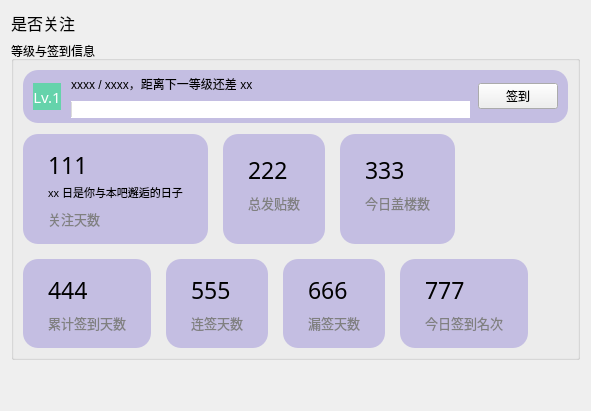
     <widget class="QWidget" name="stackedWidgetPage2">
      <layout class="QGridLayout" name="gridLayout_12" rowstretch="0,0,0">
       <item row="1" column="0">
        <widget class="QGroupBox" name="groupBox">
         <property name="title">
          <string>等级与签到信息</string>
         </property>
         <property name="flat">
          <bool>true</bool>
         </property>
         <layout class="QGridLayout" name="gridLayout_11">
          <item row="1" column="0">
           <widget class="QFrame" name="frame_5">
            <property name="styleSheet">
             <string notr="true">QFrame#frame_9,#frame_8,#frame_10,#frame_11,#frame_12,#frame_13,#frame_14{
	background-color: rgba(91, 68, 200, 70);
	border-radius: 15px;
}
QLabel#label_36,#label_38,#label_39,#label_40,#label_41,#label_42,#label_44{color: grey;}</string>
            </property>
            <layout class="QGridLayout" name="gridLayout_30" columnstretch="0">
             <property name="leftMargin">
              <number>0</number>
             </property>
             <property name="topMargin">
              <number>5</number>
             </property>
             <property name="rightMargin">
              <number>0</number>
             </property>
             <property name="bottomMargin">
              <number>0</number>
             </property>
             <property name="verticalSpacing">
              <number>9</number>
             </property>
             <item row="2" column="0">
              <layout class="QGridLayout" name="gridLayout_31" columnstretch="0,0,0,0,0,0,0,0,0,0,0,0">
               <property name="rightMargin">
                <number>0</number>
               </property>
               <property name="bottomMargin">
                <number>0</number>
               </property>
               <property name="spacing">
                <number>15</number>
               </property>
               <item row="0" column="2" colspan="10">
                <layout class="QHBoxLayout" name="horizontalLayout">
                 <property name="spacing">
                  <number>15</number>
                 </property>
                 <property name="leftMargin">
                  <number>0</number>
                 </property>
                 <item>
                  <widget class="QFrame" name="frame_8">
                   <layout class="QGridLayout" name="gridLayout_34">
                    <property name="leftMargin">
                     <number>25</number>
                    </property>
                    <property name="topMargin">
                     <number>15</number>
                    </property>
                    <property name="rightMargin">
                     <number>25</number>
                    </property>
                    <property name="bottomMargin">
                     <number>15</number>
                    </property>
                    <property name="horizontalSpacing">
                     <number>7</number>
                    </property>
                    <property name="verticalSpacing">
                     <number>3</number>
                    </property>
                    <item row="1" column="0">
                     <widget class="QLabel" name="label_43">
                      <property name="font">
                       <font>
                        <pointsize>8</pointsize>
                       </font>
                      </property>
                      <property name="text">
                       <string>xx 日是你与本吧邂逅的日子</string>
                      </property>
                      <property name="alignment">
                       <set>Qt::AlignLeading|Qt::AlignLeft|Qt::AlignVCenter</set>
                      </property>
                     </widget>
                    </item>
                    <item row="3" column="0">
                     <widget class="QLabel" name="label_40">
                      <property name="font">
                       <font>
                        <pointsize>10</pointsize>
                       </font>
                      </property>
                      <property name="text">
                       <string>关注天数</string>
                      </property>
                      <property name="alignment">
                       <set>Qt::AlignLeading|Qt::AlignLeft|Qt::AlignTop</set>
                      </property>
                     </widget>
                    </item>
                    <item row="0" column="0">
                     <widget class="QLabel" name="label_25">
                      <property name="font">
                       <font>
                        <family>微软雅黑</family>
                        <pointsize>17</pointsize>
                       </font>
                      </property>
                      <property name="text">
                       <string>111</string>
                      </property>
                      <property name="alignment">
                       <set>Qt::AlignLeading|Qt::AlignLeft|Qt::AlignTop</set>
                      </property>
                      <property name="textInteractionFlags">
                       <set>Qt::NoTextInteraction</set>
                      </property>
                     </widget>
                    </item>
                    <item row="2" column="0">
                     <spacer name="verticalSpacer_4">
                      <property name="orientation">
                       <enum>Qt::Vertical</enum>
                      </property>
                      <property name="sizeType">
                       <enum>QSizePolicy::Fixed</enum>
                      </property>
                      <property name="sizeHint" stdset="0">
                       <size>
                        <width>20</width>
                        <height>5</height>
                       </size>
                      </property>
                     </spacer>
                    </item>
                   </layout>
                  </widget>
                 </item>
                 <item>
                  <widget class="QFrame" name="frame_9">
                   <layout class="QGridLayout" name="gridLayout_35">
                    <property name="leftMargin">
                     <number>25</number>
                    </property>
                    <property name="topMargin">
                     <number>15</number>
                    </property>
                    <property name="rightMargin">
                     <number>25</number>
                    </property>
                    <property name="bottomMargin">
                     <number>15</number>
                    </property>
                    <property name="spacing">
                     <number>7</number>
                    </property>
                    <item row="0" column="0">
                     <widget class="QLabel" name="label_26">
                      <property name="font">
                       <font>
                        <family>微软雅黑</family>
                        <pointsize>17</pointsize>
                       </font>
                      </property>
                      <property name="text">
                       <string>222</string>
                      </property>
                      <property name="alignment">
                       <set>Qt::AlignBottom|Qt::AlignLeading|Qt::AlignLeft</set>
                      </property>
                      <property name="textInteractionFlags">
                       <set>Qt::NoTextInteraction</set>
                      </property>
                     </widget>
                    </item>
                    <item row="1" column="0">
                     <widget class="QLabel" name="label_41">
                      <property name="font">
                       <font>
                        <pointsize>10</pointsize>
                       </font>
                      </property>
                      <property name="text">
                       <string>总发贴数</string>
                      </property>
                      <property name="alignment">
                       <set>Qt::AlignLeading|Qt::AlignLeft|Qt::AlignTop</set>
                      </property>
                     </widget>
                    </item>
                   </layout>
                  </widget>
                 </item>
                 <item>
                  <widget class="QFrame" name="frame_10">
                   <layout class="QGridLayout" name="gridLayout_33">
                    <property name="leftMargin">
                     <number>25</number>
                    </property>
                    <property name="topMargin">
                     <number>15</number>
                    </property>
                    <property name="rightMargin">
                     <number>25</number>
                    </property>
                    <property name="bottomMargin">
                     <number>15</number>
                    </property>
                    <property name="verticalSpacing">
                     <number>7</number>
                    </property>
                    <item row="0" column="0">
                     <widget class="QLabel" name="label_27">
                      <property name="font">
                       <font>
                        <family>微软雅黑</family>
                        <pointsize>17</pointsize>
                       </font>
                      </property>
                      <property name="text">
                       <string>333</string>
                      </property>
                      <property name="alignment">
                       <set>Qt::AlignBottom|Qt::AlignLeading|Qt::AlignLeft</set>
                      </property>
                      <property name="textInteractionFlags">
                       <set>Qt::NoTextInteraction</set>
                      </property>
                     </widget>
                    </item>
                    <item row="1" column="0">
                     <widget class="QLabel" name="label_36">
                      <property name="font">
                       <font>
                        <pointsize>10</pointsize>
                       </font>
                      </property>
                      <property name="text">
                       <string>今日盖楼数</string>
                      </property>
                      <property name="alignment">
                       <set>Qt::AlignLeading|Qt::AlignLeft|Qt::AlignTop</set>
                      </property>
                     </widget>
                    </item>
                   </layout>
                  </widget>
                 </item>
                 <item>
                  <spacer name="horizontalSpacer">
                   <property name="orientation">
                    <enum>Qt::Horizontal</enum>
                   </property>
                   <property name="sizeHint" stdset="0">
                    <size>
                     <width>40</width>
                     <height>20</height>
                    </size>
                   </property>
                  </spacer>
                 </item>
                </layout>
               </item>
               <item row="1" column="2" colspan="10">
                <layout class="QHBoxLayout" name="horizontalLayout_2">
                 <property name="spacing">
                  <number>15</number>
                 </property>
                 <item>
                  <widget class="QFrame" name="frame_11">
                   <layout class="QGridLayout" name="gridLayout_38">
                    <property name="leftMargin">
                     <number>25</number>
                    </property>
                    <property name="topMargin">
                     <number>15</number>
                    </property>
                    <property name="rightMargin">
                     <number>25</number>
                    </property>
                    <property name="bottomMargin">
                     <number>15</number>
                    </property>
                    <property name="spacing">
                     <number>7</number>
                    </property>
                    <item row="1" column="0">
                     <widget class="QLabel" name="label_44">
                      <property name="font">
                       <font>
                        <pointsize>10</pointsize>
                       </font>
                      </property>
                      <property name="text">
                       <string>累计签到天数</string>
                      </property>
                      <property name="alignment">
                       <set>Qt::AlignLeading|Qt::AlignLeft|Qt::AlignTop</set>
                      </property>
                     </widget>
                    </item>
                    <item row="0" column="0">
                     <widget class="QLabel" name="label_10">
                      <property name="font">
                       <font>
                        <family>微软雅黑</family>
                        <pointsize>17</pointsize>
                       </font>
                      </property>
                      <property name="text">
                       <string>444</string>
                      </property>
                      <property name="alignment">
                       <set>Qt::AlignLeading|Qt::AlignLeft|Qt::AlignTop</set>
                      </property>
                      <property name="textInteractionFlags">
                       <set>Qt::NoTextInteraction</set>
                      </property>
                     </widget>
                    </item>
                   </layout>
                  </widget>
                 </item>
                 <item>
                  <widget class="QFrame" name="frame_12">
                   <layout class="QGridLayout" name="gridLayout_36">
                    <property name="leftMargin">
                     <number>25</number>
                    </property>
                    <property name="topMargin">
                     <number>15</number>
                    </property>
                    <property name="rightMargin">
                     <number>25</number>
                    </property>
                    <property name="bottomMargin">
                     <number>15</number>
                    </property>
                    <property name="spacing">
                     <number>7</number>
                    </property>
                    <item row="0" column="0">
                     <widget class="QLabel" name="label_17">
                      <property name="font">
                       <font>
                        <family>微软雅黑</family>
                        <pointsize>17</pointsize>
                       </font>
                      </property>
                      <property name="text">
                       <string>555</string>
                      </property>
                      <property name="alignment">
                       <set>Qt::AlignLeading|Qt::AlignLeft|Qt::AlignTop</set>
                      </property>
                      <property name="textInteractionFlags">
                       <set>Qt::NoTextInteraction</set>
                      </property>
                     </widget>
                    </item>
                    <item row="1" column="0">
                     <widget class="QLabel" name="label_42">
                      <property name="font">
                       <font>
                        <pointsize>10</pointsize>
                       </font>
                      </property>
                      <property name="text">
                       <string>连签天数</string>
                      </property>
                      <property name="alignment">
                       <set>Qt::AlignLeading|Qt::AlignLeft|Qt::AlignTop</set>
                      </property>
                     </widget>
                    </item>
                   </layout>
                  </widget>
                 </item>
                 <item>
                  <widget class="QFrame" name="frame_13">
                   <layout class="QGridLayout" name="gridLayout_37">
                    <property name="leftMargin">
                     <number>25</number>
                    </property>
                    <property name="topMargin">
                     <number>15</number>
                    </property>
                    <property name="rightMargin">
                     <number>25</number>
                    </property>
                    <property name="bottomMargin">
                     <number>15</number>
                    </property>
                    <property name="verticalSpacing">
                     <number>7</number>
                    </property>
                    <item row="0" column="0">
                     <widget class="QLabel" name="label_18">
                      <property name="font">
                       <font>
                        <family>微软雅黑</family>
                        <pointsize>17</pointsize>
                       </font>
                      </property>
                      <property name="text">
                       <string>666</string>
                      </property>
                      <property name="alignment">
                       <set>Qt::AlignLeading|Qt::AlignLeft|Qt::AlignTop</set>
                      </property>
                      <property name="textInteractionFlags">
                       <set>Qt::NoTextInteraction</set>
                      </property>
                     </widget>
                    </item>
                    <item row="1" column="0">
                     <widget class="QLabel" name="label_38">
                      <property name="font">
                       <font>
                        <pointsize>10</pointsize>
                       </font>
                      </property>
                      <property name="text">
                       <string>漏签天数</string>
                      </property>
                      <property name="alignment">
                       <set>Qt::AlignLeading|Qt::AlignLeft|Qt::AlignTop</set>
                      </property>
                     </widget>
                    </item>
                   </layout>
                  </widget>
                 </item>
                 <item>
                  <widget class="QFrame" name="frame_14">
                   <layout class="QGridLayout" name="gridLayout_39">
                    <property name="leftMargin">
                     <number>25</number>
                    </property>
                    <property name="topMargin">
                     <number>15</number>
                    </property>
                    <property name="rightMargin">
                     <number>25</number>
                    </property>
                    <property name="bottomMargin">
                     <number>15</number>
                    </property>
                    <property name="verticalSpacing">
                     <number>7</number>
                    </property>
                    <item row="0" column="0">
                     <widget class="QLabel" name="label_28">
                      <property name="font">
                       <font>
                        <family>微软雅黑</family>
                        <pointsize>17</pointsize>
                       </font>
                      </property>
                      <property name="text">
                       <string>777</string>
                      </property>
                      <property name="alignment">
                       <set>Qt::AlignLeading|Qt::AlignLeft|Qt::AlignTop</set>
                      </property>
                      <property name="textInteractionFlags">
                       <set>Qt::NoTextInteraction</set>
                      </property>
                     </widget>
                    </item>
                    <item row="1" column="0">
                     <widget class="QLabel" name="label_39">
                      <property name="font">
                       <font>
                        <pointsize>10</pointsize>
                       </font>
                      </property>
                      <property name="text">
                       <string>今日签到名次</string>
                      </property>
                      <property name="alignment">
                       <set>Qt::AlignLeading|Qt::AlignLeft|Qt::AlignTop</set>
                      </property>
                     </widget>
                    </item>
                   </layout>
                  </widget>
                 </item>
                 <item>
                  <spacer name="horizontalSpacer_2">
                   <property name="orientation">
                    <enum>Qt::Horizontal</enum>
                   </property>
                   <property name="sizeHint" stdset="0">
                    <size>
                     <width>40</width>
                     <height>20</height>
                    </size>
                   </property>
                  </spacer>
                 </item>
                </layout>
               </item>
              </layout>
             </item>
            </layout>
           </widget>
          </item>
          <item row="0" column="0">
           <widget class="QFrame" name="frame_4">
            <property name="styleSheet">
             <string notr="true">QFrame#frame_4{
	background-color: rgba(91, 68, 200, 70);
	border-radius: 15px;
}</string>
            </property>
            <layout class="QGridLayout" name="gridLayout_27" columnstretch="2">
             <property name="leftMargin">
              <number>10</number>
             </property>
             <property name="topMargin">
              <number>5</number>
             </property>
             <property name="rightMargin">
              <number>10</number>
             </property>
             <property name="bottomMargin">
              <number>5</number>
             </property>
             <item row="2" column="0">
              <layout class="QGridLayout" name="gridLayout_28" columnstretch="0,0,0">
               <property name="bottomMargin">
                <number>0</number>
               </property>
               <property name="horizontalSpacing">
                <number>10</number>
               </property>
               <property name="verticalSpacing">
                <number>9</number>
               </property>
               <item row="1" column="0">
                <widget class="QLabel" name="label_16">
                 <property name="minimumSize">
                  <size>
                   <width>0</width>
                   <height>0</height>
                  </size>
                 </property>
                 <property name="maximumSize">
                  <size>
                   <width>16777215</width>
                   <height>27</height>
                  </size>
                 </property>
                 <property name="font">
                  <font>
                   <family>微软雅黑</family>
                   <pointsize>11</pointsize>
                  </font>
                 </property>
                 <property name="toolTip">
                  <string>&lt;html&gt;&lt;head/&gt;&lt;body&gt;&lt;p&gt;&lt;span style=&quot; font-size:9pt;&quot;&gt;你在本吧的等级&lt;/span&gt;&lt;/p&gt;&lt;/body&gt;&lt;/html&gt;</string>
                 </property>
                 <property name="styleSheet">
                  <string notr="true">QLabel{
	color: rgb(255, 255, 255);
	background-color: rgb(101, 211, 171);
}
</string>
                 </property>
                 <property name="text">
                  <string>Lv.1</string>
                 </property>
                 <property name="alignment">
                  <set>Qt::AlignCenter</set>
                 </property>
                </widget>
               </item>
               <item row="1" column="2">
                <layout class="QGridLayout" name="gridLayout_10">
                 <property name="spacing">
                  <number>8</number>
                 </property>
                 <item row="0" column="0">
                  <widget class="QLabel" name="label_9">
                   <property name="font">
                    <font>
                     <pointsize>9</pointsize>
                    </font>
                   </property>
                   <property name="text">
                    <string>xxxx / xxxx，距离下一等级还差 xx</string>
                   </property>
                   <property name="textInteractionFlags">
                    <set>Qt::NoTextInteraction</set>
                   </property>
                  </widget>
                 </item>
                 <item row="0" column="1" rowspan="2">
                  <widget class="QPushButton" name="pushButton_2">
                   <property name="font">
                    <font>
                     <pointsize>9</pointsize>
                    </font>
                   </property>
                   <property name="text">
                    <string>签到</string>
                   </property>
                  </widget>
                 </item>
                 <item row="1" column="0">
                  <widget class="QProgressBar" name="progressBar">
                   <property name="maximumSize">
                    <size>
                     <width>16777215</width>
                     <height>17</height>
                    </size>
                   </property>
                   <property name="styleSheet">
                    <string notr="true">QProgressBar {
	border: none;  // 去掉边框
}</string>
                   </property>
                   <property name="value">
                    <number>0</number>
                   </property>
                   <property name="textVisible">
                    <bool>false</bool>
                   </property>
                  </widget>
                 </item>
                </layout>
               </item>
              </layout>
             </item>
            </layout>
           </widget>
          </item>
         </layout>
        </widget>
       </item>
       <item row="0" column="0">
        <widget class="QLabel" name="label_6">
         <property name="font">
          <font>
           <family>微软雅黑</family>
           <pointsize>12</pointsize>
          </font>
         </property>
         <property name="text">
          <string>是否关注</string>
         </property>
         <property name="textInteractionFlags">
          <set>Qt::NoTextInteraction</set>
         </property>
        </widget>
       </item>
       <item row="2" column="0">
        <spacer name="verticalSpacer_3">
         <property name="orientation">
          <enum>Qt::Vertical</enum>
         </property>
         <property name="sizeHint" stdset="0">
          <size>
           <width>20</width>
           <height>40</height>
          </size>
         </property>
        </spacer>
       </item>
      </layout>
     </widget>
